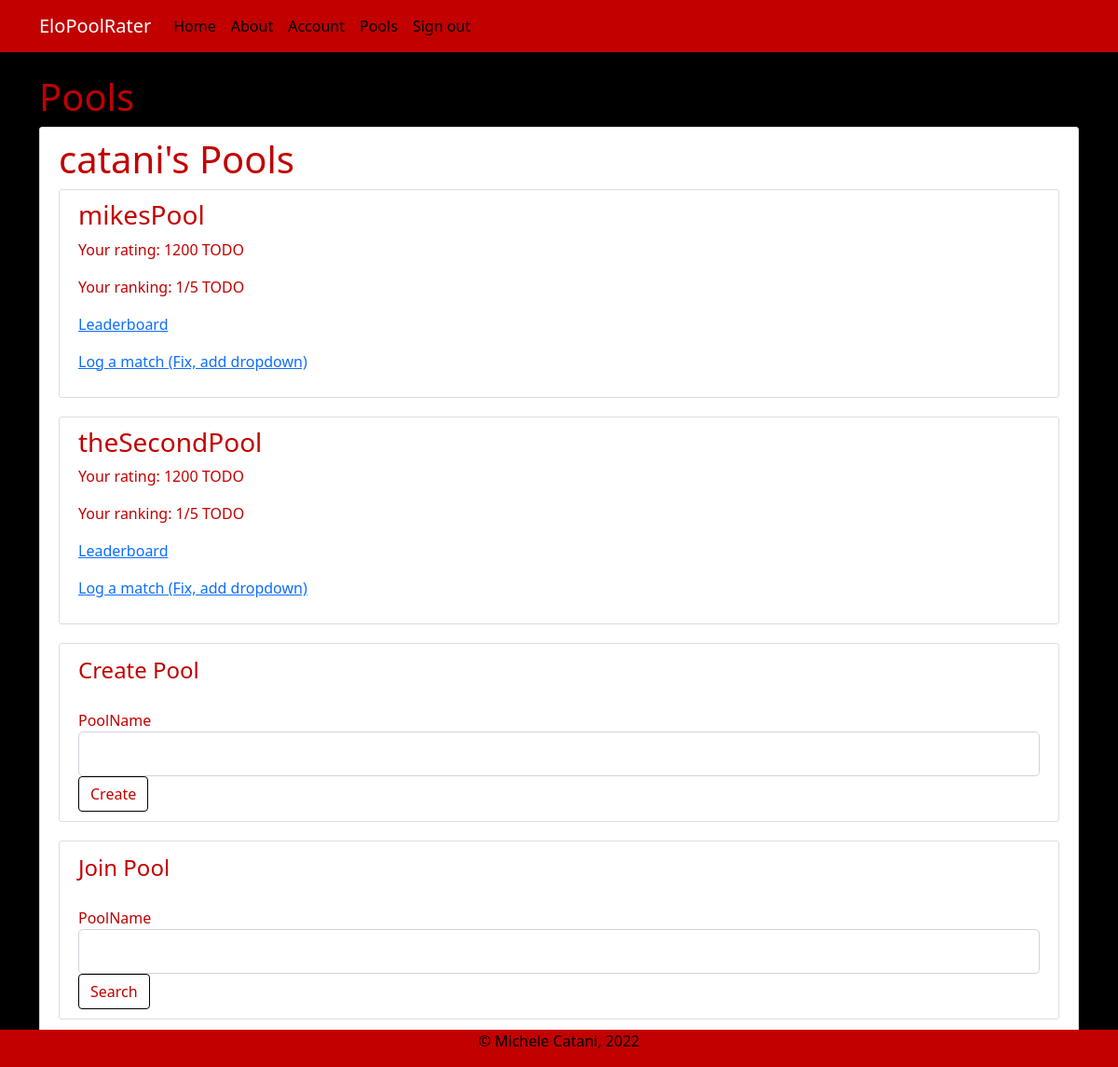
Screenshot of /pools (signed in) with the database file from the repository.
### rankTheBoysApp/models.py (models this page shows, shortened)
class User(db.Model, UserMixin):
    __tablename__ = 'users'
    id = db.Column(db.Integer, primary_key=True)
    username = db.Column(db.String(20), unique=True, nullable=False)
    email = db.Column(db.String(120), unique=True, nullable=False)
    image_file = db.Column(db.String(20), nullable=False, default='default.jpg')
    password = db.Column(db.String(60), nullable=False)
    pools = db.relationship('Pool', secondary='userpools')

class Pool(db.Model):
    __tablename__ = 'pools'
    id = db.Column(db.Integer, primary_key=True)
    name = db.Column(db.String(20), nullable=False)
    users = db.relationship('User', secondary='userpools')

### rankTheBoysApp/pools/routes.py (the view, shortened to what this page needs)
@thePools.route("/pools", methods=['GET', 'POST'])
@login_required
def pools():
    form = CreatePoolForm()
    form1 = JoinPoolForm()
    if form1.search.data and form1.validate():
        pool = Pool.query.filter_by(name=form1.poolname.data).first()
        current_user.pools.append(pool)
        db.session.commit()
        flash('You have joined the pool!')
        return redirect(url_for('pools.pools'))
    return render_template('pools.html', title='Pools', form=form, form1=form1)

### rankTheBoysApp/pools/forms.py (shortened to what this page needs)
class CreatePoolForm(FlaskForm):
    poolname = StringField('PoolName', validators=[DataRequired(), Length(min=2, max=20)])
    submit = SubmitField('Create')

class JoinPoolForm(FlaskForm):
    poolname = StringField('PoolName', validators=[DataRequired(), Length(min=2, max=20)])
    search = SubmitField('Search')

### rankTheBoysApp/models.py (called while the page is built)
@login_manager.user_loader
def load_user(user_id):
    return User.query.get(int(user_id))

### rankTheBoysApp/templates/pools.html (shortened to what this page needs)
{% extends "layout.html" %}
{%block content%}
    <h1>Pools</h1>
    <div class="content-section">
        <div class="media-body">
            <h2 class="account-heading"> {{ current_user.username }}'s Pools </h>
        </div>
        <div>
            {% if current_user.pools %}
                {% for pool in current_user.pools %}
                <div class="media content-section">
                    <h3>{{ pool.name }}</h3>
                    <p>Your rating: 1200 TODO </p>
                    <p>Your ranking: 1/5 TODO </p>
                    <p><a class="mr-2" href="{{ url_for('pools.leaderboard', poolname=pool.name)}}">Leaderboard</a></p>
                    <p><a class="mr-2" href="{{ url_for('pools.log_match', poolname=pool.name)}}">Log a match (Fix, add dropdown)</a></p>
                </div>
                {% endfor %}
            {% else %}
                <p>You currently aren't in any pools!</p>
            {% endif %}
        </div>
        <div class="media content-section">
            <form method="POST" action = "">
                <fieldset class="form_group">
                    <legend class="border_bottom mb-4"> Create Pool</legend>
                    <div class = "form-group">
                        {{  form.poolname.label(class="form=control-label") }}
                        {% if form.poolname.errors %}
                            {{form.poolname(class="form-control form-control-lg is-invalid")}}
                            <div class="invalid-feedback">
                                {% for error in form.poolname.errors %}
                                    <span>
                                        {{ error }}
                                    </span>
                                {% endfor %}
                                </div>
                        {% else %}
                        {{  form.poolname(class="form-control form-control-lg") }}
                        {%endif%}
                    </div>
                </fieldset>
                <div class="form-group">
                    {{ form.submit(class="btn btn-outline-info") }}
                </div>
            </form>
        </div>
        <div class="media content-section">
            <form method="POST" action = "">
                <fieldset class="form_group">
                    <legend class="border_bottom mb-4"> Join Pool</legend>
                    <div class = "form-group">
                        {{  form1.poolname.label(class="form=control-label") }}
                        {% if form1.poolname.errors %}
                            {{form1.poolname(class="form-control form-control-lg is-invalid")}}
                            <div class="invalid-feedback">
                                {% for error in form1.poolname.errors %}
                                    <span>
                                        {{ error }}
                                    </span>
                                {% endfor %}
                                </div>
                        {% else %}
                        {{  form1.poolname(class="form-control form-control-lg") }}
                        {%endif%}
                    </div>
                </fieldset>
                <div class="form-group">
                    {{ form1.search(class="btn btn-outline-info") }}
                </div>
            </form>
        </div>
    </div>
{% endblock %}

### rankTheBoysApp/static/main.css (style rules this page uses)
body { background: #000000; color: #c20000; margin-top: 5rem; }
h1, h2, h3, h4, h5, h6 { color: #c20000; }
.btn { border-color: #000000; color: #c20000 }
.content-section { background: #ffffff; padding: 10px 20px; border: 1px solid #dddddd; border-radius: 3px; margin-bottom: 20px; }
.account-heading { font-size: 2.5rem; }

### rows the page displays
User: username "catani"
Pool: name "mikesPool"
Pool: name "theSecondPool"
